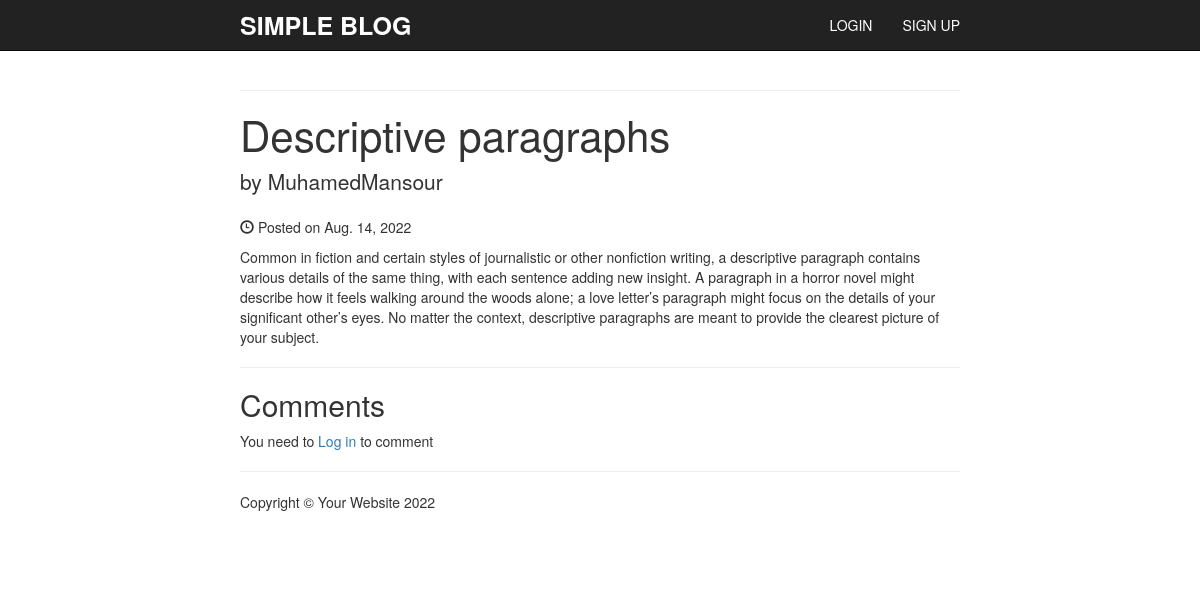
Screenshot of /post/3/ with the database file from the repository.
### blog/models.py (models this page shows, shortened)
class Post(models.Model):
    title = models.CharField(max_length=200)
    author = models.ForeignKey(
        "auth.User",
        on_delete=models.CASCADE,
    )
    body = models.TextField()
    date = models.DateField(blank=True, auto_now_add=True, null=True)

### blog/views.py (the view)
# urls.py: path("post/<int:pk>/", BlogDetailView.as_view(), name="post_detail"),
class BlogDetailView(DetailView):  # new
    model = Post
    template_name = "post_detail.html"

### blog/templates/post_detail.html (shortened to what this page needs)
{% load static %}
<!DOCTYPE html>
<html lang="en">
<head>
  <link href="{% static 'blog/css/bootstrap.min.css' %}" rel="stylesheet">
  <link href="{% static 'blog/css/simple-blog-template.css' %}" rel="stylesheet">
</head>
<body>
  <nav class="navbar navbar-inverse navbar-fixed-top" role="navigation">
    <div class="container">
      <div class="navbar-header">
        <a class="navbar-brand" href="{% url 'home' %}">Simple Blog</a>
      </div>
      <div class="collapse navbar-collapse" id="bs-example-navbar-collapse-1">
        <ul class="nav navbar-nav navbar-right">
          {% if not user.is_authenticated %}
          <li>
            <a href="{% url 'login' %}">Login</a>
          </li>
          <li>
            <a href="{% url 'signup' %}">Sign up</a>
          </li>
          {% endif %}
        </ul>
      </div>
    </div>
  </nav>
  <div class="container">
    <div class="row">
      <div class="col-lg-12">
        <hr>
        <h1 class="post-title">{{ object.title }}</h1>
        <p class="lead">
          by {{ post.author }}
        <p><span class="glyphicon glyphicon-time"></span> Posted on {{ post.date }}</p>
        </p>
        <div class="post-entry">
          <p>{{ object.body }}</p>
        </div>
        <hr>
        {% block content %}
        <h2>Comments</h2>
        {% endblock content %}
        {% if user.is_authenticated %}
        <form action="{% url 'add_comment' post.pk %}" method="POST" role="form">
          {% csrf_token %}
          <button type="submit" class="btn btn-primary">Leave Comment</button>
        </form>
        {% else %}
        <p>You need to <a href="{% url 'login' %}">Log in</a> to comment</p>
        {% endif %}
        <hr>
      </div>
      <footer>
        <div class="container">
          <div class="row">
            <div class="col-lg-12">
              <p>Copyright &copy; Your Website 2022</p>
            </div>
          </div>
        </div>
      </footer>
</body>
</html>

### static/blog/css/simple-blog-template.css (style rules this page uses)
body { padding-top: 70px; }
footer { margin: 50px 0; }
@media (min-width: 1200px) { .container { width: 750px; } }
nav { text-transform: uppercase; }
.navbar-inverse .navbar-brand { color: white; font-weight: bold; font-size: 25px; }
.navbar-inverse .navbar-nav>li>a { color: white; }
.post-title { font-size: 3em; }

### rows the page displays
Post: title "Descriptive paragraphs", author "MuhamedMansour", date "Aug. 14, 2022", body "Common in fiction and certain styles of journalistic or other nonfiction writing, a descriptive paragraph contains various details of the same thing, with each sentence adding new insight. A paragraph in a horror novel might describe how it feels walking around the woods alone; a love letter’s paragraph might focus on the details of your significant other’s eyes. No matter the context, descriptive paragraphs are meant to provide the clearest picture of your subject."
